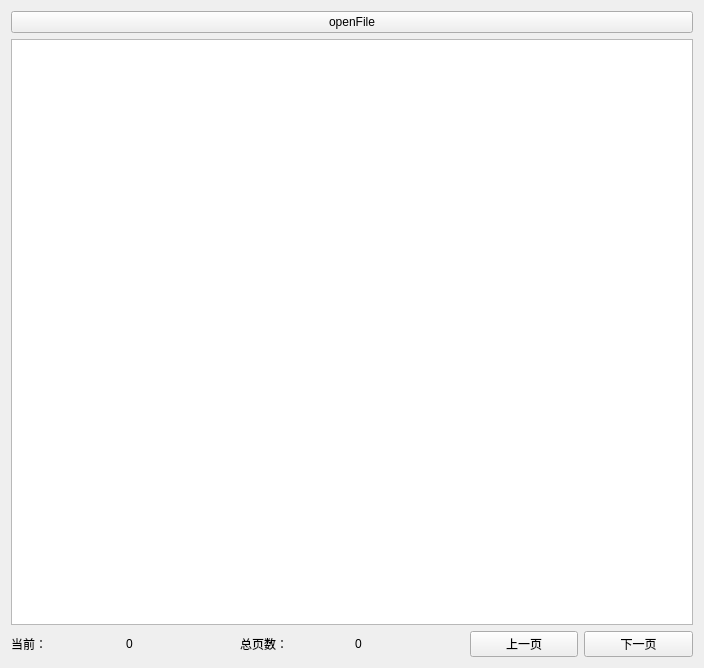
<?xml version="1.0" encoding="UTF-8"?>
<ui version="4.0">
 <class>Widget</class>
 <widget class="QWidget" name="Widget">
  <property name="geometry">
   <rect>
    <x>0</x>
    <y>0</y>
    <width>704</width>
    <height>668</height>
   </rect>
  </property>
  <property name="windowTitle">
   <string>Widget</string>
  </property>
  <layout class="QVBoxLayout" name="verticalLayout">
   <item>
    <widget class="QPushButton" name="pushButton">
     <property name="text">
      <string>openFile</string>
     </property>
    </widget>
   </item>
   <item>
    <widget class="QListWidget" name="listWidget"/>
   </item>
   <item>
    <layout class="QHBoxLayout" name="horizontalLayout">
     <item>
      <widget class="QLabel" name="label">
       <property name="text">
        <string>当前：</string>
       </property>
      </widget>
     </item>
     <item>
      <widget class="QLabel" name="currentPageLabel">
       <property name="text">
        <string>0</string>
       </property>
      </widget>
     </item>
     <item>
      <widget class="QLabel" name="label_2">
       <property name="text">
        <string>总页数：</string>
       </property>
      </widget>
     </item>
     <item>
      <widget class="QLabel" name="countPageLabel">
       <property name="text">
        <string>0</string>
       </property>
      </widget>
     </item>
     <item>
      <widget class="QPushButton" name="upPushButton">
       <property name="enabled">
        <bool>true</bool>
       </property>
       <property name="text">
        <string>上一页</string>
       </property>
      </widget>
     </item>
     <item>
      <widget class="QPushButton" name="downPushButton">
       <property name="text">
        <string>下一页</string>
       </property>
      </widget>
     </item>
    </layout>
   </item>
  </layout>
 </widget>
 <layoutdefault spacing="6" margin="11"/>
 <resources/>
 <connections/>
</ui>
